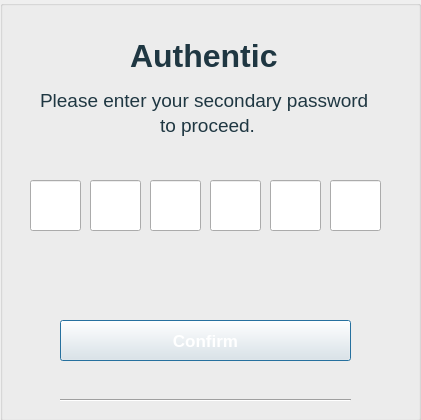
<?xml version="1.0" encoding="UTF-8"?>
<ui version="4.0">
 <class>Nhapmk2</class>
 <widget class="QDialog" name="Nhapmk2">
  <property name="geometry">
   <rect>
    <x>0</x>
    <y>0</y>
    <width>421</width>
    <height>420</height>
   </rect>
  </property>
  <property name="windowTitle">
   <string>Dialog</string>
  </property>
  <widget class="QGroupBox" name="groupBox">
   <property name="geometry">
    <rect>
     <x>0</x>
     <y>0</y>
     <width>421</width>
     <height>421</height>
    </rect>
   </property>
   <property name="styleSheet">
    <string notr="true">background-image: url(:/backgroup/picture/bg9.png);</string>
   </property>
   <property name="title">
    <string/>
   </property>
   <widget class="QLabel" name="label">
    <property name="geometry">
     <rect>
      <x>130</x>
      <y>30</y>
      <width>191</width>
      <height>51</height>
     </rect>
    </property>
    <property name="font">
     <font>
      <pointsize>24</pointsize>
      <bold>true</bold>
     </font>
    </property>
    <property name="styleSheet">
     <string notr="true">color: rgb(31, 55, 66);</string>
    </property>
    <property name="text">
     <string>Authentic</string>
    </property>
   </widget>
   <widget class="QLabel" name="label_3">
    <property name="enabled">
     <bool>true</bool>
    </property>
    <property name="geometry">
     <rect>
      <x>40</x>
      <y>80</y>
      <width>401</width>
      <height>41</height>
     </rect>
    </property>
    <property name="font">
     <font>
      <family>Segoe UI</family>
      <pointsize>14</pointsize>
      <italic>false</italic>
      <bold>false</bold>
     </font>
    </property>
    <property name="styleSheet">
     <string notr="true">color: rgb(31, 55, 66);
font: 14pt &quot;Segoe UI&quot;;</string>
    </property>
    <property name="text">
     <string>Please enter your secondary password </string>
    </property>
   </widget>
   <widget class="QPushButton" name="pushButton">
    <property name="geometry">
     <rect>
      <x>60</x>
      <y>320</y>
      <width>291</width>
      <height>41</height>
     </rect>
    </property>
    <property name="font">
     <font>
      <pointsize>13</pointsize>
      <bold>true</bold>
     </font>
    </property>
    <property name="styleSheet">
     <string notr="true">border-image: url(:/nenchu1/picture/Dark_Purple.webp);
background-image: url(:/nenchu1/picture/Dark_Purple.webp);
color: rgb(255, 255, 255);
</string>
    </property>
    <property name="text">
     <string>Confirm</string>
    </property>
   </widget>
   <widget class="Line" name="line">
    <property name="geometry">
     <rect>
      <x>60</x>
      <y>390</y>
      <width>291</width>
      <height>20</height>
     </rect>
    </property>
    <property name="orientation">
     <enum>Qt::Orientation::Horizontal</enum>
    </property>
   </widget>
   <widget class="QLineEdit" name="lineEdit">
    <property name="geometry">
     <rect>
      <x>30</x>
      <y>180</y>
      <width>51</width>
      <height>51</height>
     </rect>
    </property>
    <property name="styleSheet">
     <string notr="true">background-image: url(:/nenchu1/picture/y-nghia-mau-trang-1.jpg);
font: 600 14pt &quot;Segoe UI&quot;;
color: rgb(0, 0, 0);
border-image: url(:/nenchu1/picture/y-nghia-mau-trang-1.jpg);</string>
    </property>
   </widget>
   <widget class="QLineEdit" name="lineEdit_2">
    <property name="geometry">
     <rect>
      <x>90</x>
      <y>180</y>
      <width>51</width>
      <height>51</height>
     </rect>
    </property>
    <property name="styleSheet">
     <string notr="true">background-image: url(:/nenchu1/picture/y-nghia-mau-trang-1.jpg);
font: 600 14pt &quot;Segoe UI&quot;;
color: rgb(0, 0, 0);
border-image: url(:/nenchu1/picture/y-nghia-mau-trang-1.jpg);</string>
    </property>
   </widget>
   <widget class="QLineEdit" name="lineEdit_3">
    <property name="geometry">
     <rect>
      <x>150</x>
      <y>180</y>
      <width>51</width>
      <height>51</height>
     </rect>
    </property>
    <property name="styleSheet">
     <string notr="true">background-image: url(:/nenchu1/picture/y-nghia-mau-trang-1.jpg);
font: 600 14pt &quot;Segoe UI&quot;;
color: rgb(0, 0, 0);
border-image: url(:/nenchu1/picture/y-nghia-mau-trang-1.jpg);</string>
    </property>
   </widget>
   <widget class="QLineEdit" name="lineEdit_4">
    <property name="geometry">
     <rect>
      <x>210</x>
      <y>180</y>
      <width>51</width>
      <height>51</height>
     </rect>
    </property>
    <property name="styleSheet">
     <string notr="true">background-image: url(:/nenchu1/picture/y-nghia-mau-trang-1.jpg);
font: 600 14pt &quot;Segoe UI&quot;;
color: rgb(0, 0, 0);
border-image: url(:/nenchu1/picture/y-nghia-mau-trang-1.jpg);</string>
    </property>
   </widget>
   <widget class="QLineEdit" name="lineEdit_5">
    <property name="geometry">
     <rect>
      <x>270</x>
      <y>180</y>
      <width>51</width>
      <height>51</height>
     </rect>
    </property>
    <property name="styleSheet">
     <string notr="true">background-image: url(:/nenchu1/picture/y-nghia-mau-trang-1.jpg);
font: 600 14pt &quot;Segoe UI&quot;;
color: rgb(0, 0, 0);
border-image: url(:/nenchu1/picture/y-nghia-mau-trang-1.jpg);</string>
    </property>
   </widget>
   <widget class="QLineEdit" name="lineEdit_6">
    <property name="geometry">
     <rect>
      <x>330</x>
      <y>180</y>
      <width>51</width>
      <height>51</height>
     </rect>
    </property>
    <property name="styleSheet">
     <string notr="true">background-image: url(:/nenchu1/picture/y-nghia-mau-trang-1.jpg);
font: 600 14pt &quot;Segoe UI&quot;;
color: rgb(0, 0, 0);
border-image: url(:/nenchu1/picture/y-nghia-mau-trang-1.jpg);</string>
    </property>
   </widget>
   <widget class="QLabel" name="label_2">
    <property name="enabled">
     <bool>true</bool>
    </property>
    <property name="geometry">
     <rect>
      <x>160</x>
      <y>110</y>
      <width>131</width>
      <height>31</height>
     </rect>
    </property>
    <property name="font">
     <font>
      <family>Segoe UI</family>
      <pointsize>14</pointsize>
      <italic>false</italic>
      <bold>false</bold>
     </font>
    </property>
    <property name="styleSheet">
     <string notr="true">color: rgb(31, 55, 66);
font: 14pt &quot;Segoe UI&quot;;</string>
    </property>
    <property name="text">
     <string>to proceed.</string>
    </property>
   </widget>
  </widget>
 </widget>
 <resources/>
 <connections/>
</ui>
